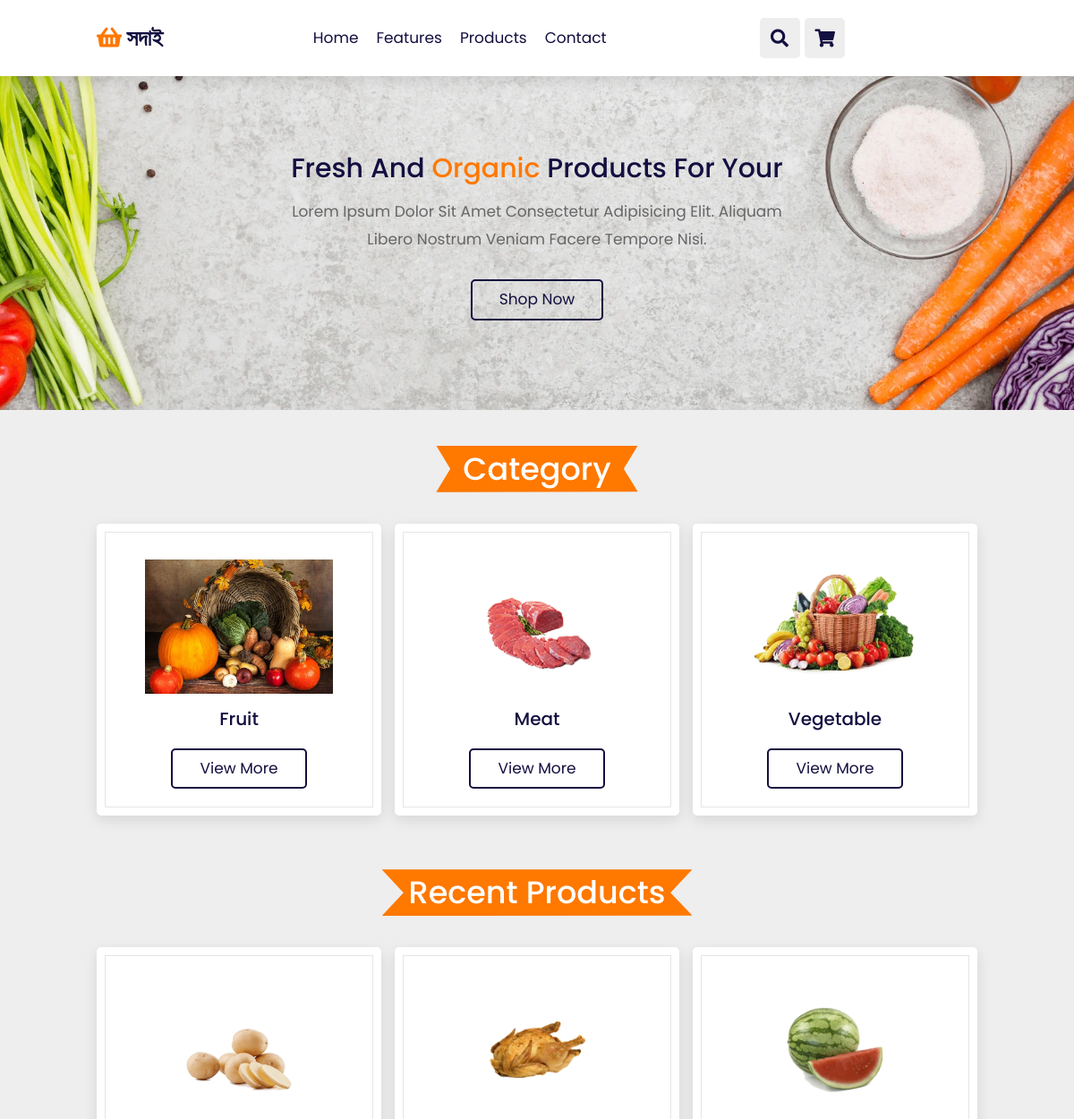
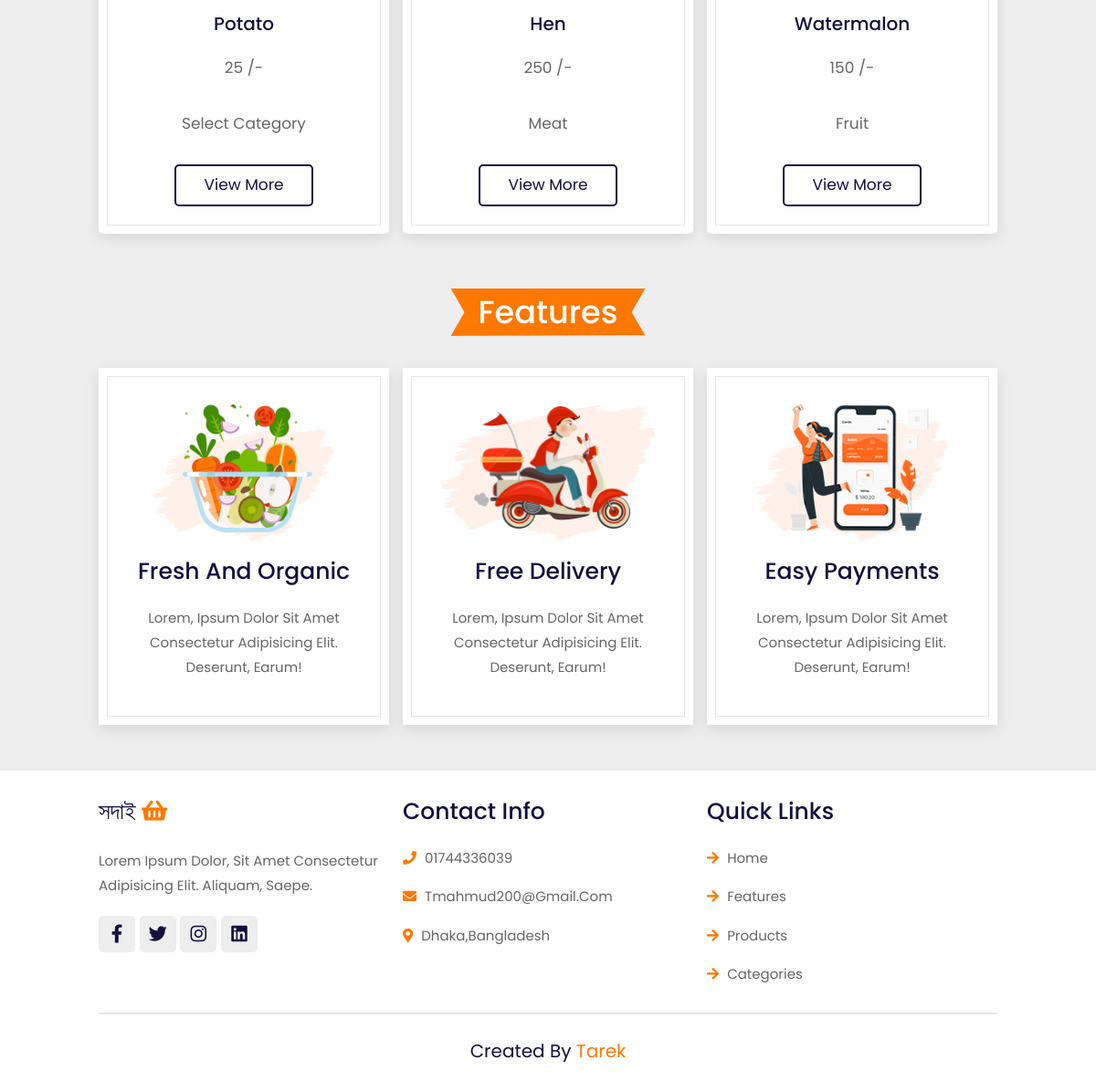
The page / on the database its author committed (2 pictures, top to bottom).
### tables this page shows
CREATE TABLE `category` (
  `id` int(11) NOT NULL,
  `cat_name` varchar(255) NOT NULL,
  `image` varchar(255) NOT NULL
);

CREATE TABLE `products` (
  `id` int(255) NOT NULL,
  `p_name` varchar(255) NOT NULL,
  `p_price` varchar(255) NOT NULL,
  `p_image` varchar(255) NOT NULL,
  `category` varchar(255) NOT NULL
);

### index.php (the view, shortened to what this page needs)
<html lang="en">
<head>
    <link rel="stylesheet" href="https://unpkg.com/swiper@7/swiper-bundle.min.css" />
    <link rel="stylesheet" href="https://cdnjs.cloudflare.com/ajax/libs/font-awesome/5.15.4/css/all.min.css">
<link rel="stylesheet" href="https://maxcdn.bootstrapcdn.com/bootstrap/4.0.0/css/bootstrap.min.css">
    <link rel="stylesheet" href="css/style.css">
</head>
<body>
<header class="header">
    <a href="index.php" class="logo"> <i class="fas fa-shopping-basket"></i> সদাই </a>
    <nav class="navbar">
        <a href="index.php">home</a>
        <a href="">features</a>
        <a href="products.php?cat=">products</a>
        <a href="">Contact</a>
    </nav>
    <div class="icons">
        <div class="fas fa-search" id="search-btn"></div>
        <a href="cart.php"><div class="fas fa-shopping-cart cart-item" id="cart-btn"></div></a>
    </div>
</header>
<section class="home" id="home">
    <div class="content">
        <h3>fresh and <span>organic</span> products for your</h3>
        <p>Lorem ipsum dolor sit amet consectetur adipisicing elit. Aliquam libero nostrum veniam facere tempore nisi.</p>
        <a href="products.php?cat=" class="btn">shop now</a>
    </div>
</section>
<section class="products" id="products">
    <h1 class="heading"><span>Category</span> </h1>
            <div class="box-container">
              <?php
                include 'database/database.php';
                $sql = "SELECT * FROM category";
                $result = $db->query($sql);
                if($result->num_rows > 0){
                  while($row = $result->fetch_assoc()){
                    ?>
                <div class="box">
                    <img src="uploads/<?php echo $row['image']; ?>" alt="">
                    <h3><?php echo $row['cat_name']; ?></h3>
                    <a href='products.php?cat=<?php echo $row['cat_name']; ?>' class="btn">View More</a>
                </div>
              <?php
             }
            }
             ?>
            </div>
</section>
<section class="products" id="products">
    <h1 class="heading"><span>Recent Products</span> </h1>
            <div class="box-container">
              <?php
                include 'database/database.php';
                $sql = "SELECT * FROM products ORDER BY id DESC limit 4";
                $result2 = $db->query($sql);
                if($result2->num_rows > 0){
                  while($row2 = $result2->fetch_assoc()){
                    ?>
                    <div class="box">
                        <img src="uploads/<?php echo $row2['p_image']; ?>" alt="">
                        <h3><?php echo $row2['p_name']; ?></h3>
                        <p><?php echo $row2['p_price']; ?> /-</p>
                        <p><?php echo $row2['category']; ?></p>
                        <a href="products.php?cat=" class="btn">View More</a>
                    </div>
                <?php
              }
            }
                ?>
            </div>
</section>
<section class="features" id="features">
    <h1 class="heading"><span>features</span> </h1>
    <div class="box-container">
        <div class="box">
            <img src="image/feature-img-1.png" alt="">
            <h3>fresh and organic</h3>
            <p>Lorem, ipsum dolor sit amet consectetur adipisicing elit. Deserunt, earum!</p>
        </div>
        <div class="box">
            <img src="image/feature-img-2.png" alt="">
            <h3>free delivery</h3>
            <p>Lorem, ipsum dolor sit amet consectetur adipisicing elit. Deserunt, earum!</p>
        </div>
        <div class="box">
            <img src="image/feature-img-3.png" alt="">
            <h3>easy payments</h3>
            <p>Lorem, ipsum dolor sit amet consectetur adipisicing elit. Deserunt, earum!</p>
        </div>
    </div>
</section>
<br><br>
<section class="footer">
    <div class="box-container">
        <div class="box">
            <h3> সদাই <i class="fas fa-shopping-basket"></i> </h3>
            <p>Lorem ipsum dolor, sit amet consectetur adipisicing elit. Aliquam, saepe.</p>
            <div class="share">
                <a href="#" class="fab fa-facebook-f"></a>
                <a href="#" class="fab fa-twitter"></a>
                <a href="#" class="fab fa-instagram"></a>
                <a href="#" class="fab fa-linkedin"></a>
            </div>
        </div>
        <div class="box">
            <h3>contact info</h3>
            <a href="#" class="links"> <i class="fas fa-phone"></i> 01744336039 </a>
            <a href="#" class="links"> <i class="fas fa-envelope"></i> tmahmud200@gmail.com </a>
            <a href="#" class="links"> <i class="fas fa-map-marker-alt"></i> dhaka,Bangladesh </a>
        </div>
        <div class="box">
            <h3>quick links</h3>
            <a href="#" class="links"> <i class="fas fa-arrow-right"></i> home </a>
            <a href="#" class="links"> <i class="fas fa-arrow-right"></i> features </a>
            <a href="#" class="links"> <i class="fas fa-arrow-right"></i> products </a>
            <a href="#" class="links"> <i class="fas fa-arrow-right"></i> categories </a>
        </div>
    </div>
    <div class="credit"> created by <span> Tarek </span></div>
</section>
</body>
</html>

### css/style.css (style rules this page uses)
:root { --orange: #ff7800; --black: #130f40; --light-color: #666; --box-shadow: 0 0.5rem 1.5rem rgba(0, 0, 0, 0.1); --border: 0.2rem solid rgba(0, 0, 0, 0.1); --outline: 0.1rem solid rgba(0, 0, 0, 0.1); --outline-hover: 0.2rem solid var(--black); }
* { font-family: "Poppins", sans-serif; margin: 0; padding: 0; box-sizing: border-box; outline: none; border: none; text-decoration: none; text-transform: capitalize; transition: all 0.2s linear; }
html { font-size: 62.5%; overflow-x: hidden; scroll-behavior: smooth; scroll-padding-top: 7rem; }
body { background: #eee; }
section { padding: 2rem 9%; }
.heading { text-align: center; padding: 2rem 0; padding-bottom: 3rem; font-size: 3.5rem; color: var(--black); }
.heading span { background: var(--orange); color: #fff; display: inline-block; padding: 0.5rem 3rem; clip-path: polygon(100% 0, 93% 50%, 100% 99%, 0% 100%, 7% 50%, 0% 0%); }
.btn { margin-top: 1rem; display: inline-block; padding: 0.8rem 3rem; font-size: 1.7rem; border-radius: 0.5rem; border: 0.2rem solid var(--black); color: var(--black); cursor: pointer; background: none; }
.header { position: fixed; top: 0; left: 0; right: 0; z-index: 1000; display: flex; align-items: center; justify-content: space-between; padding: 2rem 9%; background: #fff; box-shadow: var(--box-shadow); }
.header .logo { font-size: 2.5rem; font-weight: bolder; color: var(--black); }
.header .logo i { color: var(--orange); }
.header .navbar a { font-size: 1.7rem; margin: 0 1rem; color: var(--black); }
.header .icons div { height: 4.5rem; width: 4.5rem; line-height: 4.5rem; border-radius: 0.5rem; background: #eee; color: var(--black); font-size: 2rem; margin-left: 0.3rem; cursor: pointer; text-align: center; }
.home { display: flex; align-items: center; justify-content: center; background: url(../image/banner-bg.webp) no-repeat; background-position: center; background-size: cover; padding-top: 17rem; padding-bottom: 10rem; }
.home .content { text-align: center; width: 60rem; }
.home .content h3 { color: var(--black); font-size: 3rem; }
.home .content h3 span { color: var(--orange); }
.home .content p { color: var(--light-color); font-size: 1.7rem; padding: 1rem 0; line-height: 1.8; }
.features .box-container { display: grid; grid-template-columns: repeat(auto-fit, minmax(30rem, 1fr)); gap: 1.5rem; }
.features .box-container .box { padding: 3rem 2rem; background: #fff; outline: var(--outline); outline-offset: -1rem; text-align: center; box-shadow: var(--box-shadow); }
.features .box-container .box img { margin: 1rem 0; height: 15rem; }
.features .box-container .box h3 { font-size: 2.5rem; line-height: 1.8; color: var(--black); }
.features .box-container .box p { font-size: 1.5rem; line-height: 1.8; color: var(--light-color); padding: 1rem 0; }
.products .box-container { display: grid; grid-template-columns: repeat(auto-fit, minmax(26rem, 1fr)); gap: 1.5rem; }
.products .box-container .box { padding: 3rem 2rem; border-radius: 0.5rem; background: #fff; box-shadow: var(--box-shadow); outline: var(--outline); outline-offset: -1rem; text-align: center; }
.products .box-container .box img { margin: 1rem 0; height: 15rem; }
.products .box-container .box h3 { font-size: 2rem; color: var(--black); line-height: 1.8; }
.products .box-container .box p { font-size: 1.7rem; color: var(--light-color); line-height: 1.8; padding: 1rem 0; }
.footer { background: #fff; }
.footer .box-container { display: grid; grid-template-columns: repeat(auto-fit, minmax(25rem, 1fr)); gap: 1.5rem; }
.footer .box-container .box h3 { font-size: 2.5rem; color: var(--black); padding: 1rem 0; }
.footer .box-container .box h3 i { color: var(--orange); }
.footer .box-container .box .links { display: block; font-size: 1.5rem; color: var(--light-color); padding: 1rem 0; }
.footer .box-container .box .links i { color: var(--orange); padding-right: 0.5rem; }
.footer .box-container .box p { line-height: 1.8; font-size: 1.5rem; color: var(--light-color); padding: 1rem 0; }
.footer .box-container .box .share a { height: 4rem; width: 4rem; line-height: 4rem; border-radius: 0.5rem; font-size: 2rem; color: var(--black); margin-right: 0.2rem; background: #eee; text-align: center; }
.footer .credit { text-align: center; margin-top: 2rem; padding: 1rem; padding-top: 2.5rem; font-size: 2rem; color: var(--black); border-top: var(--border); }
.footer .credit span { color: var(--orange); }

### rows shown on the page
category: image (picture), cat_name "Fruit"
category: image (picture), cat_name "Meat"
category: image (picture), cat_name "Vegetable"
products: p_image (picture), p_name "Potato", p_price "25", category "Select Category"
products: p_image (picture), p_name "Hen", p_price "250", category "Meat"
products: p_image (picture), p_name "Watermalon", p_price "150", category "Fruit"
